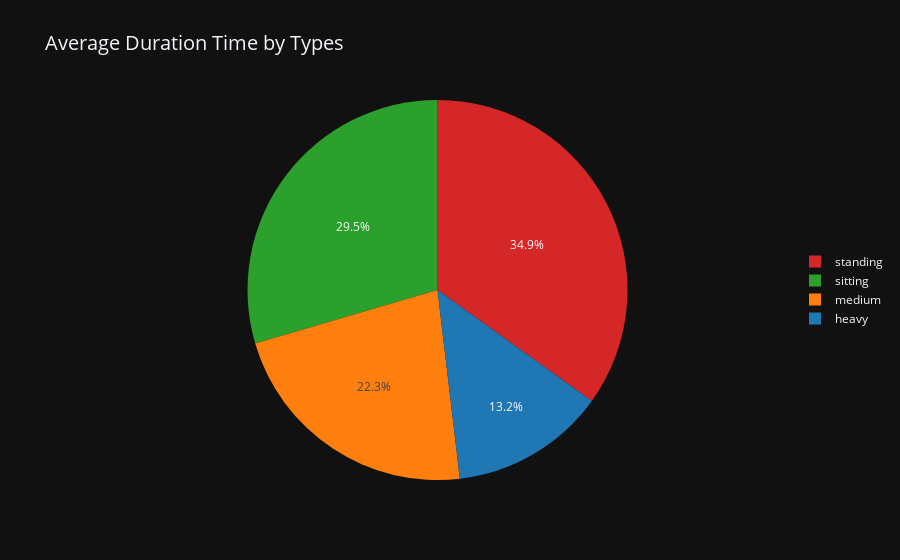

The notebook cell saved with this chart:
### Code cell
avg_duration_by_types = df.groupby('types')['duration_time'].mean()

# Create a Pie chart using Plotly
fig = go.Figure(go.Pie(
    labels=avg_duration_by_types.index,
    values=avg_duration_by_types,
    textinfo='percent',
    marker=dict(colors=colors)
))

# Update layout for better readability and adjust the size of the circle
fig.update_layout(
    title='Average Duration Time by Types',
    title_font=dict(size=20),
    legend=dict(x=1, y=0.5),
    template='plotly_dark',
)

# Show the plot
fig.show()

### Figure 1 — Plotly figure (JSON) as saved in the notebook; plotly's stock layout.template omitted (floating-point values rounded to 4 significant figures)
{"data": [{"labels": ["heavy", "medium", "sitting", "standing"], "marker": {"colors": ["rgb(31, 119, 180)", "rgb(255, 127, 14)", "rgb(44, 160, 44)", "rgb(214, 39, 40)", "rgb(148, 103, 189)", "rgb(140, 86, 75)", "rgb(227, 119, 194)", "rgb(127, 127, 127)", "rgb(188, 189, 34)", "rgb(23, 190, 207)"]}, "textinfo": "percent", "type": "pie", "values": [14.74, 24.94, 33, 39]}], "layout": {"legend": {"x": 1, "y": 0.5}, "title": {"font": {"size": 20}, "text": "Average Duration Time by Types"}}}
